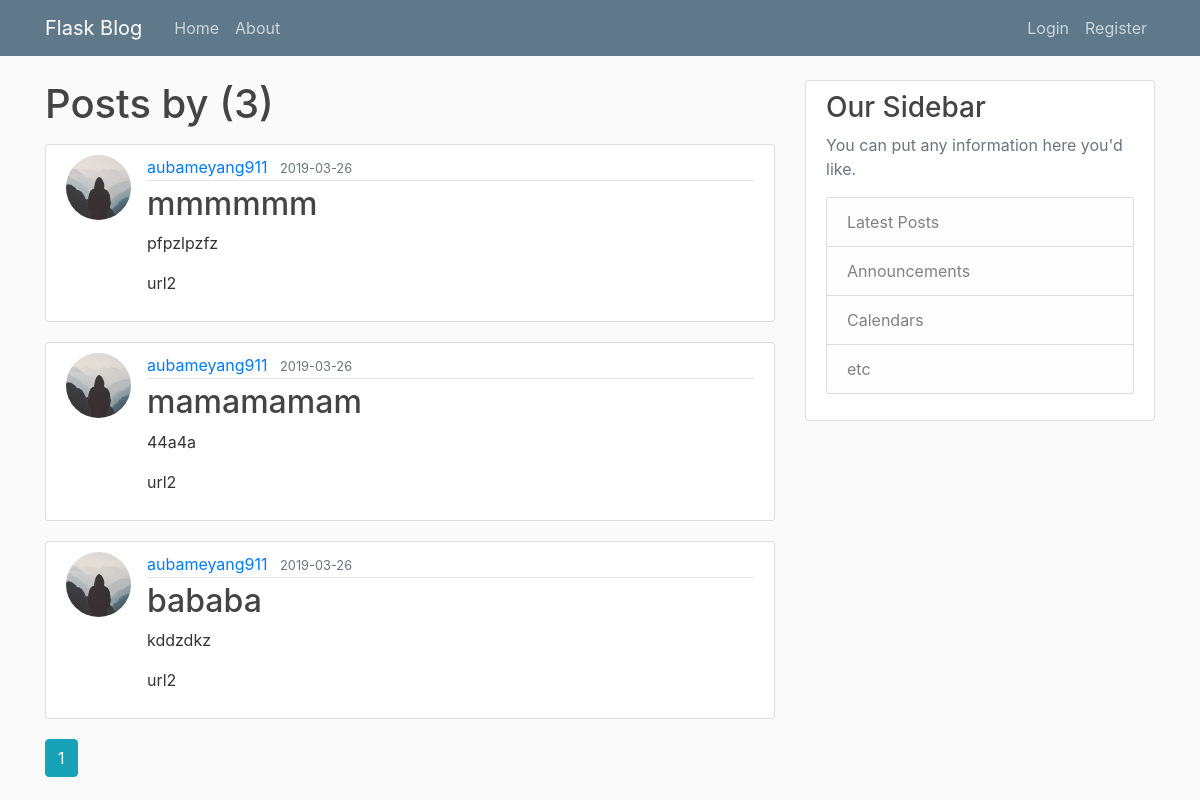
Page /user/aubameyang911 on the committed database.
### flaskblog/models.py (models this page shows, shortened)
class Post(db.Model):
    id = db.Column(db.Integer, primary_key=True)
    title = db.Column(db.String(100), nullable=False)
    date_posted = db.Column(db.DateTime, nullable=False, default=datetime.utcnow)
    keywords = db.Column(db.Text, nullable=False)
    url=db.Column(db.Text, nullable=False)
    user_id = db.Column(db.Integer, db.ForeignKey('user.id'), nullable=False)
    reviews = db.relationship('Review', backref='origin', lazy=True)

class User(db.Model, UserMixin):
    id = db.Column(db.Integer, primary_key=True)
    username = db.Column(db.String(20), unique=True, nullable=False)
    email = db.Column(db.String(120), unique=True, nullable=False)
    image_file = db.Column(db.String(20), nullable=False, default='default.jpg')
    password = db.Column(db.String(60), nullable=False)
    posts = db.relationship('Post', backref='author', lazy=True)

### flaskblog/routes.py (the view)
@app.route("/user/<string:username>")
def user_posts(username):
    page = request.args.get('page', 1, type=int)
    user = User.query.filter_by(username=username).first_or_404()
    posts = Post.query.filter_by(author=user)\
        .order_by(Post.date_posted.desc())\
        .paginate(page=page, per_page=5)
    return render_template('user_posts.html', posts=posts, user=user)

### flaskblog/templates/user_posts.html
{% extends "layout.html" %}
{% block content %}
    <h1 class="mb-3">Posts by {{ current_user.username }} ({{ posts.total }})</h1>
    {% for post in posts.items %}
        <article class="media content-section">
          <img class="rounded-circle article-img" src="{{ url_for('static', filename='profile_pics/' + post.author.image_file) }}">
          <div class="media-body">
            <div class="article-metadata">
              <a class="mr-2" href="{{ url_for('user_posts', username=post.author.username) }}">{{ post.author.username }}</a>
              <small class="text-muted">{{ post.date_posted.strftime('%Y-%m-%d') }}</small>
            </div>
            <h2><a class="article-title" href="{{ url_for('post', post_id=post.id) }}">{{ post.title }}</a></h2>
            <p class="article-content">{{ post.keywords }}</p>
            <p class="article-content">{{ post.url }}</p>
          </div>
        </article>
    {% endfor %}
    {% for page_num in posts.iter_pages(left_edge=1, right_edge=1, left_current=1, right_current=2) %}
      {% if page_num %}
        {% if posts.page == page_num %}
          <a class="btn btn-info mb-4" href="{{ url_for('user_posts', username=user.username, page=page_num) }}">{{ page_num }}</a>
        {% else %}
          <a class="btn btn-outline-info mb-4" href="{{ url_for('user_posts', username=user.username, page=page_num) }}">{{ page_num }}</a>
        {% endif %}
      {% else %}
        ...
      {% endif %}
    {% endfor %}
{% endblock content %}

### flaskblog/static/main.css (style rules this page uses)
body { background: #fafafa; color: #333333; margin-top: 5rem; }
h1, h2, h3, h4, h5, h6 { color: #444444; }
.content-section { background: #ffffff; padding: 10px 20px; border: 1px solid #dddddd; border-radius: 3px; margin-bottom: 20px; }
.article-title { color: #444444; }
.article-content { white-space: pre-line; }
.article-img { height: 65px; width: 65px; margin-right: 16px; }
.article-metadata { padding-bottom: 1px; margin-bottom: 4px; border-bottom: 1px solid #e3e3e3 }

### rows in the picture
Post: image_file (placeholder picture), author.username "aubameyang911", date_posted "2019-03-26", title "mmmmmm", keywords "pfpzlpzfz", url "url2"
Post: image_file (placeholder picture), author.username "aubameyang911", date_posted "2019-03-26", title "mamamamam", keywords "44a4a", url "url2"
Post: image_file (placeholder picture), author.username "aubameyang911", date_posted "2019-03-26", title "bababa", keywords "kddzdkz", url "url2"

### other values in the picture
{{ posts.total }} "3"
{{ page_num }} "1"
